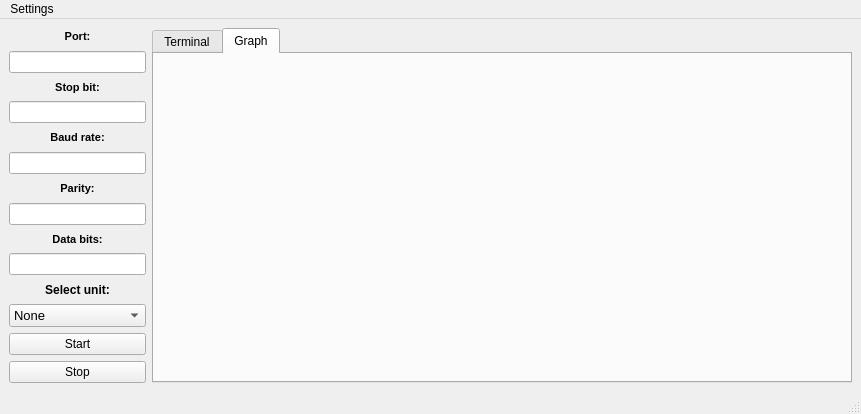
<?xml version="1.0" encoding="UTF-8"?>
<ui version="4.0">
 <class>MainWindow</class>
 <widget class="QMainWindow" name="MainWindow">
  <property name="enabled">
   <bool>true</bool>
  </property>
  <property name="geometry">
   <rect>
    <x>0</x>
    <y>0</y>
    <width>861</width>
    <height>414</height>
   </rect>
  </property>
  <property name="sizePolicy">
   <sizepolicy hsizetype="Fixed" vsizetype="Fixed">
    <horstretch>0</horstretch>
    <verstretch>0</verstretch>
   </sizepolicy>
  </property>
  <property name="minimumSize">
   <size>
    <width>861</width>
    <height>414</height>
   </size>
  </property>
  <property name="maximumSize">
   <size>
    <width>861</width>
    <height>414</height>
   </size>
  </property>
  <property name="windowTitle">
   <string>GUI</string>
  </property>
  <widget class="QWidget" name="centralwidget">
   <layout class="QGridLayout" name="gridLayout_2">
    <item row="0" column="0">
     <layout class="QVBoxLayout" name="verticalLayout">
      <property name="sizeConstraint">
       <enum>QLayout::SetDefaultConstraint</enum>
      </property>
      <item>
       <widget class="QLabel" name="portLabel">
        <property name="maximumSize">
         <size>
          <width>200</width>
          <height>16777215</height>
         </size>
        </property>
        <property name="font">
         <font>
          <pointsize>8</pointsize>
          <weight>75</weight>
          <bold>true</bold>
         </font>
        </property>
        <property name="autoFillBackground">
         <bool>false</bool>
        </property>
        <property name="text">
         <string>Port:</string>
        </property>
        <property name="alignment">
         <set>Qt::AlignCenter</set>
        </property>
       </widget>
      </item>
      <item>
       <widget class="QLineEdit" name="port">
        <property name="alignment">
         <set>Qt::AlignCenter</set>
        </property>
        <property name="readOnly">
         <bool>true</bool>
        </property>
       </widget>
      </item>
      <item>
       <widget class="QLabel" name="stopbitLabel">
        <property name="font">
         <font>
          <pointsize>8</pointsize>
          <weight>75</weight>
          <bold>true</bold>
         </font>
        </property>
        <property name="text">
         <string>Stop bit:</string>
        </property>
        <property name="alignment">
         <set>Qt::AlignCenter</set>
        </property>
       </widget>
      </item>
      <item>
       <widget class="QLineEdit" name="stopbit">
        <property name="alignment">
         <set>Qt::AlignCenter</set>
        </property>
        <property name="readOnly">
         <bool>true</bool>
        </property>
       </widget>
      </item>
      <item>
       <widget class="QLabel" name="baudrateLabel">
        <property name="font">
         <font>
          <pointsize>8</pointsize>
          <weight>75</weight>
          <bold>true</bold>
         </font>
        </property>
        <property name="text">
         <string>Baud rate:</string>
        </property>
        <property name="alignment">
         <set>Qt::AlignCenter</set>
        </property>
       </widget>
      </item>
      <item>
       <widget class="QLineEdit" name="baudrate">
        <property name="alignment">
         <set>Qt::AlignCenter</set>
        </property>
        <property name="readOnly">
         <bool>true</bool>
        </property>
       </widget>
      </item>
      <item>
       <widget class="QLabel" name="parityLabel">
        <property name="font">
         <font>
          <pointsize>8</pointsize>
          <weight>75</weight>
          <bold>true</bold>
         </font>
        </property>
        <property name="text">
         <string>Parity:</string>
        </property>
        <property name="alignment">
         <set>Qt::AlignCenter</set>
        </property>
       </widget>
      </item>
      <item>
       <widget class="QLineEdit" name="parity">
        <property name="alignment">
         <set>Qt::AlignCenter</set>
        </property>
        <property name="readOnly">
         <bool>true</bool>
        </property>
       </widget>
      </item>
      <item>
       <widget class="QLabel" name="databitsLabel">
        <property name="font">
         <font>
          <pointsize>8</pointsize>
          <weight>75</weight>
          <bold>true</bold>
         </font>
        </property>
        <property name="text">
         <string>Data bits:</string>
        </property>
        <property name="alignment">
         <set>Qt::AlignCenter</set>
        </property>
       </widget>
      </item>
      <item>
       <widget class="QLineEdit" name="databits">
        <property name="alignment">
         <set>Qt::AlignCenter</set>
        </property>
        <property name="readOnly">
         <bool>true</bool>
        </property>
       </widget>
      </item>
      <item>
       <widget class="QLabel" name="unitLabel">
        <property name="font">
         <font>
          <weight>75</weight>
          <bold>true</bold>
         </font>
        </property>
        <property name="text">
         <string>Select unit:</string>
        </property>
        <property name="alignment">
         <set>Qt::AlignCenter</set>
        </property>
       </widget>
      </item>
      <item>
       <widget class="QComboBox" name="unitBox">
        <property name="font">
         <font>
          <pointsize>10</pointsize>
         </font>
        </property>
        <property name="currentIndex">
         <number>1</number>
        </property>
        <item>
         <property name="text">
          <string>Temperature</string>
         </property>
        </item>
        <item>
         <property name="text">
          <string>None</string>
         </property>
        </item>
        <item>
         <property name="text">
          <string>Pressure</string>
         </property>
        </item>
        <item>
         <property name="text">
          <string>Irradiance</string>
         </property>
        </item>
       </widget>
      </item>
      <item>
       <layout class="QVBoxLayout" name="verticalLayout_2">
        <item>
         <widget class="QPushButton" name="startButton">
          <property name="text">
           <string>Start</string>
          </property>
         </widget>
        </item>
        <item>
         <widget class="QPushButton" name="stopButton">
          <property name="text">
           <string>Stop</string>
          </property>
         </widget>
        </item>
       </layout>
      </item>
     </layout>
    </item>
    <item row="0" column="1">
     <layout class="QGridLayout" name="gridLayout">
      <item row="0" column="0">
       <widget class="QTabWidget" name="tabWidget">
        <property name="minimumSize">
         <size>
          <width>700</width>
          <height>0</height>
         </size>
        </property>
        <property name="currentIndex">
         <number>1</number>
        </property>
        <widget class="QWidget" name="tab">
         <attribute name="title">
          <string>Terminal</string>
         </attribute>
         <layout class="QGridLayout" name="gridLayout_3">
          <item row="0" column="0">
           <widget class="QTextEdit" name="terminal">
            <property name="readOnly">
             <bool>true</bool>
            </property>
           </widget>
          </item>
         </layout>
        </widget>
        <widget class="QWidget" name="tab_2">
         <attribute name="title">
          <string>Graph</string>
         </attribute>
        </widget>
       </widget>
      </item>
     </layout>
    </item>
   </layout>
  </widget>
  <widget class="QMenuBar" name="menubar">
   <property name="geometry">
    <rect>
     <x>0</x>
     <y>0</y>
     <width>861</width>
     <height>21</height>
    </rect>
   </property>
   <widget class="QMenu" name="menuSettings">
    <property name="title">
     <string>Settings</string>
    </property>
    <addaction name="actionUART"/>
   </widget>
   <addaction name="menuSettings"/>
  </widget>
  <widget class="QStatusBar" name="statusbar"/>
  <action name="actionUART">
   <property name="text">
    <string>UART</string>
   </property>
   <property name="shortcut">
    <string>Ctrl+U</string>
   </property>
  </action>
  <action name="actionGraph">
   <property name="text">
    <string>Graph</string>
   </property>
   <property name="shortcut">
    <string>Ctrl+G</string>
   </property>
  </action>
 </widget>
 <resources/>
 <connections/>
</ui>
